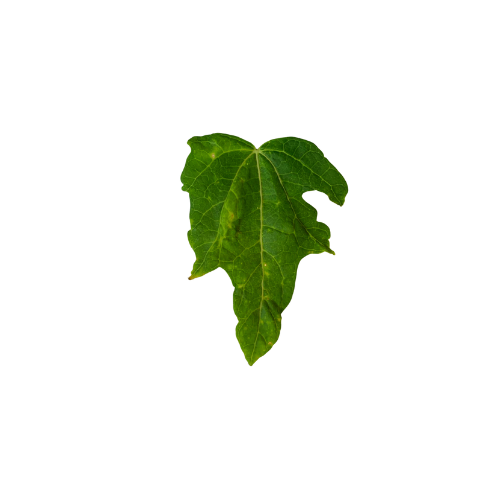
#> input picture Daun Pepaya/32.png, 500 x 500 px, found by its file name
$ jupyter execute masking.ipynb   (shell and % lines are left out)
#> lines starting #> are read from the running program, lines starting #| are printed output that depends on the picture; after the words box and inside, x2 and y2 are one past the last pixel; in counts of white or black regions, pixels touching at a corner belong together
<a href="https://colab.research.google.com/github/Ikhwanand/Collectdatasetlabel1/blob/master/opencv_basic/masking.ipynb" target="_parent"></a>

[cell 1]
# import the necessary packages
from matplotlib import pyplot as plt
import numpy as np
import argparse
import cv2

[cell 2]
def plt_imshow(title, image):
	# convert the image frame BGR to RGB color space and display it
	image = cv2.cvtColor(image, cv2.COLOR_BGR2RGB)
	plt.imshow(image)
	plt.title(title)
	plt.grid(False)
	plt.show()

[cell 3]
# since we are using Jupyter Notebooks we can replace our argument
# parsing code with *hard coded* arguments and values
args = {
	"image": "32.png"
}

[cell 4]
# load the original input image and display it to our screen
image = cv2.imread(args["image"])
#> image is the input picture: shape (500, 500, 3); mean B, G, R 232.6, 241.2, 237.5
plt_imshow("Original", image)

# a mask is the same size as our image, but has only two pixel
# values, 0 and 255 -- pixels with a value of 0 (background) are
# ignored in the original image while mask pixels with a value of
# 255 (foreground) are allowed to be kept
mask = np.zeros(image.shape[:2], dtype="uint8")
cv2.rectangle(mask, (0, 90), (290, 450), 255, -1)
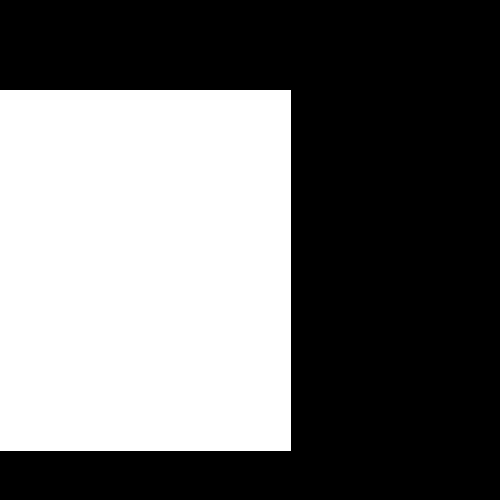
#> mask: shape (500, 500); 42% white; 1 white region, box (x1, y1, x2, y2) and area: (0, 90, 291, 451) 105051
plt_imshow("Rectangular Mask", mask)

# apply our mask -- notice how only the person in the image is
# cropped out
masked = cv2.bitwise_and(image, image, mask=mask)
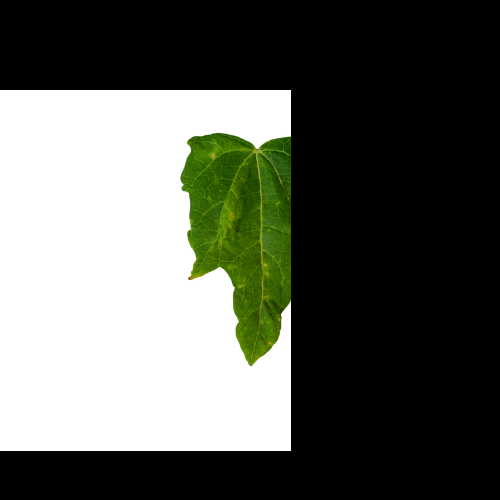
#> masked: shape (500, 500, 3); mean B, G, R 89.3, 96.3, 93.4
plt_imshow("Mask Applied to Image", masked)

[cell 5]
# now, let's make a circular mask with a radius of 100 pixels and
# apply the mask again
mask = np.zeros(image.shape[:2], dtype="uint8")
cv2.circle(mask, (145, 200), 100, 255, -1)
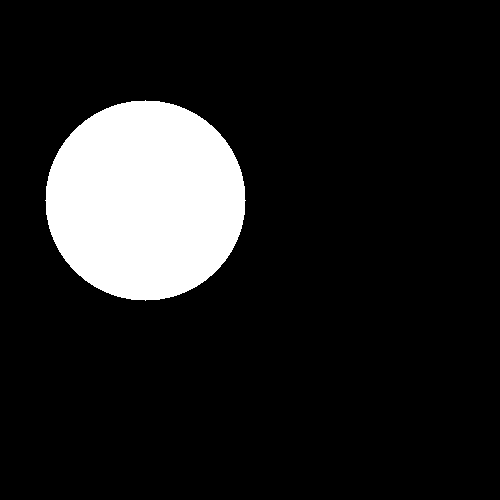
#> mask: shape (500, 500); 12.6% white; 1 white region, box (x1, y1, x2, y2) and area: (45, 100, 246, 301) 31417
masked = cv2.bitwise_and(image, image, mask=mask)
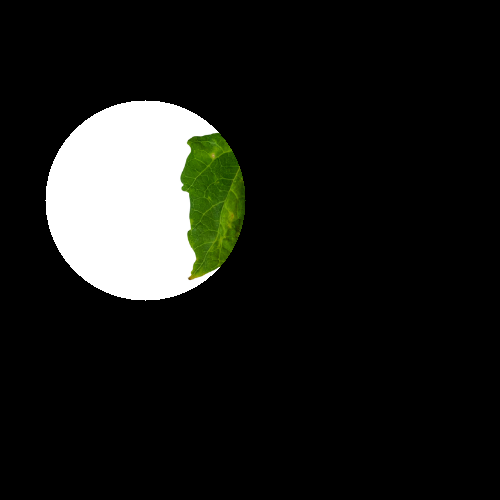
#> masked: shape (500, 500, 3); mean B, G, R 25.3, 28.1, 26.9

# show the output images
plt_imshow("Circular Mask", mask)
plt_imshow("Mask Applied to Image", masked)

$ run again, with Daun Pepaya/10.png copied over Daun Pepaya/32.png
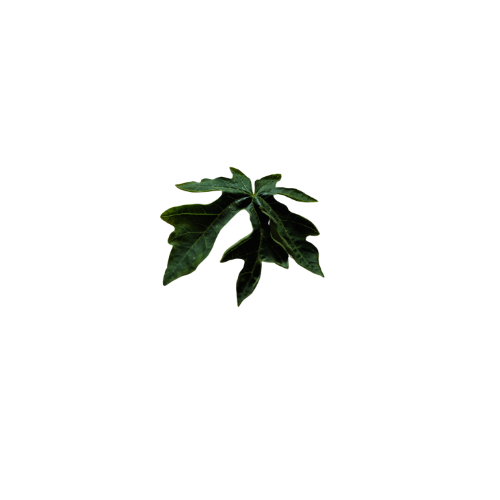
#> input picture Daun Pepaya/10.png, 500 x 500 px, found by its file name
#> image is the input picture: shape (500, 500, 3); mean B, G, R 244.8, 245.8, 245.2
#> image: shape (500, 500, 3); 42% white; 1 white region, box (x1, y1, x2, y2) and area: (0, 90, 291, 451) 105051
#> `masked = cv2.bitwise_and(image, image, mask=mask)`:
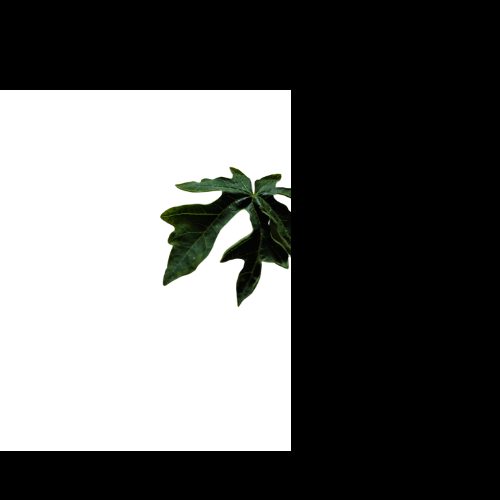
#> masked: shape (500, 500, 3); mean B, G, R 98.4, 99.3, 98.7
#> image: shape (500, 500, 3); 12.6% white; 1 white region, box (x1, y1, x2, y2) and area: (45, 100, 246, 301) 31417
